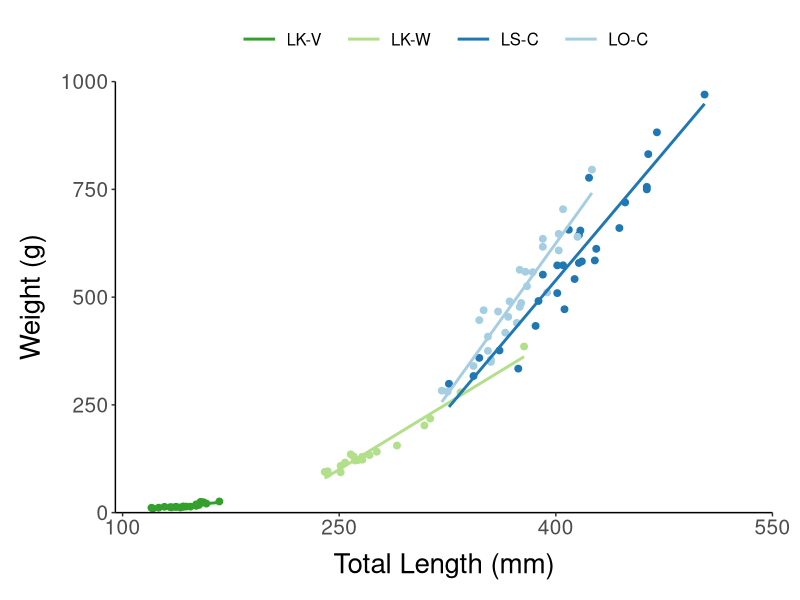

Source code (R): (Note: this script raises an error after producing the figure.)
# Clear the environment first ---------------------------------------------
rm(list = ls(all.names = TRUE))

# Load packages -----------------------------------------------------------
library(dplyr)
library(readxl)
library(magrittr)
library(ggplot2)

# Load parentage data -----------------------------------------------------
parentage <- read_excel("data/Coregonine-Temperature-Experiment-AdultMeasurements.xlsx", sheet = "Adult") %>% 
  mutate(Population = factor(Population, ordered = TRUE, levels = c("LK-Vendace", "LK-Whitefish", "LS-Cisco", "LO-Cisco")))

parentage.summary <- parentage %>% group_by(Population, Sex) %>% 
  summarize(mean.TL = mean(TL),
            sd.TL = sd(TL),
            mean.FM = mean(FM),
            sd.FM = sd(FM))

# Visualization -----------------------------------------------------------
ggplot(parentage, aes(x = TL, y = FM, group = Population, color = Population)) +
  geom_point(size = 2, show.legend = FALSE) +
  geom_smooth(method = "lm", se = FALSE) +
  scale_y_continuous(limits = c(0, 1000), breaks = seq(0, 1000, 250), expand = c(0, 0)) +
  scale_x_continuous(limits = c(95, 550), breaks = seq(100, 550, 150), expand = c(0, 0)) +
  scale_color_manual(values = c("#33a02c", "#b2df8a", "#1f78b4", "#a6cee3"),
                     labels = c("LK-V   ", "LK-W   ", "LS-C   ", "LO-C")) +
  labs(x = "Total Length (mm)", y = 'Weight (g)', color = "Population", shape = "Sex") +
  theme_classic() +
  theme(axis.title.x = element_text(color = "Black", size = 20, margin = margin(10, 0, 0, 0)),
        axis.title.y = element_text(color = "Black", size = 20, margin = margin(0, 10, 0, 0)),
        axis.text.x = element_text(size = 15),
        axis.text.y = element_text(size = 15),
        legend.title = element_blank(),
        legend.text = element_text(size = 12),
        legend.key.size = unit(1.0, 'cm'),
        legend.position = "top",
        plot.margin = unit(c(3, 7, 5, 5), 'mm'))

ggsave("figures/adult/2020-LW.png", width = 7, height = 7, dpi = 300)


ggplot(parentage, aes(x = log(total.length.mm), y = log(weight.g), group = group, color = group)) +
  geom_point(size = 2, show.legend = FALSE) +
  geom_smooth(method = "lm", se = FALSE) +
  scale_y_continuous(limits = c(1.93, 7.0), breaks = seq(2, 7, 1), expand = c(0, 0)) +
  scale_x_continuous(limits = c(4.67, 6.3), breaks = seq(4.7, 6.3, 0.4), expand = c(0, 0)) +
  scale_color_manual(values = c("#33a02c", "#b2df8a", "#1f78b4", "#a6cee3"),
                     labels = c("LK-V   ", "LK-W   ", "LS-C   ", "LO-C")) +
  labs(x = "Log Total Length", y = 'Log Weight', color = "Population", shape = "Sex") +
  theme_classic() +
  theme(axis.title.x = element_text(color = "Black", size = 20, margin = margin(10, 0, 0, 0)),
        axis.title.y = element_text(color = "Black", size = 20, margin = margin(0, 10, 0, 0)),
        axis.text.x = element_text(size = 15),
        axis.text.y = element_text(size = 15),
        legend.title = element_blank(),
        legend.text = element_text(size = 12),
        legend.key.size = unit(1.0, 'cm'),
        legend.position = "top",
        plot.margin = unit(c(3, 7, 5, 5), 'mm'))

ggsave("figures/adult/2020-LW-Log.png", width = 7, height = 7, dpi = 300)



